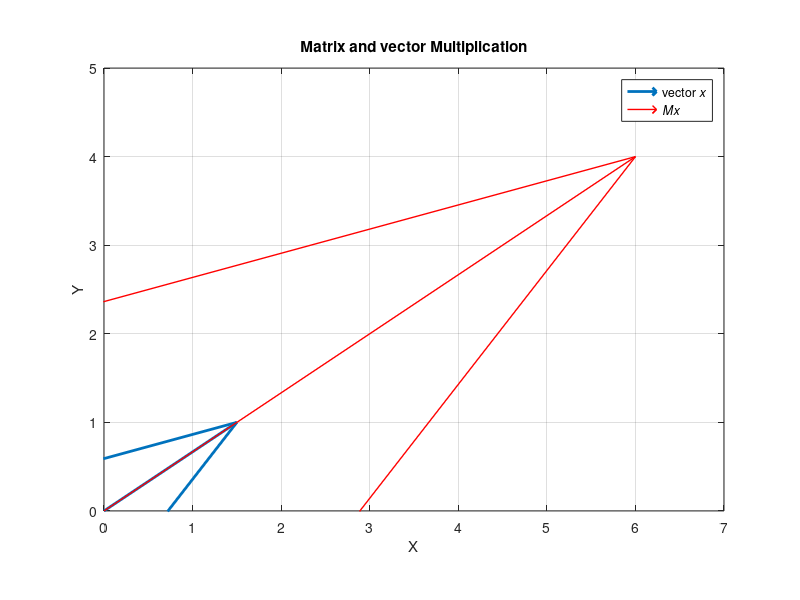

Reproduce this figure in MATLAB.
% Clear workspace, command window, and close all figures
clc; clear; close all;

% Create a 2x2 matrix with random values
matrix = [[2,3]; [2,1]];

% Create a 2x1 vector with random values
vector = [1.5; 1]; % Generate a 2x1 vector with integers between 1 and 10

%%%%%%% TODO %%%%%%%
% Calculate the matrix-vector multiplication
% The form of equation is 'result=matrix*vector'
% You have to consider the dimension of both matrix and vector
% Refer to the lecture slide 37
result = matrix * vector;
%%%%%%%%%%%%%%%%%%%%

% Create and visualize the original 2x1 vector
figure;
quiver(0, 0, vector(1), vector(2), 'AutoScale', 'off', 'MaxHeadSize', 1, 'LineWidth', 2);
hold on; % Keep the same figure for the next quiver plot
axis equal; % Keep the x and y scales the same
grid on; % Add a grid for better readability
title('Matrix and vector Multiplication');
xlabel('X');
ylabel('Y');
xlim([0, max([vector(1), result(1)])+1]); % Set limits based on the larger vector
ylim([0, max([vector(2), result(2)])+1]);

% Visualize the result of matrix-vector multiplication
quiver(0, 0, result(1), result(2), 'r', 'AutoScale', 'off', 'MaxHeadSize', 1, 'LineWidth', 1);

% Add a legend for clarity
legend('vector \itx', '\itMx', 'Location', 'Best');
hold off; % Release the figure for new plots
